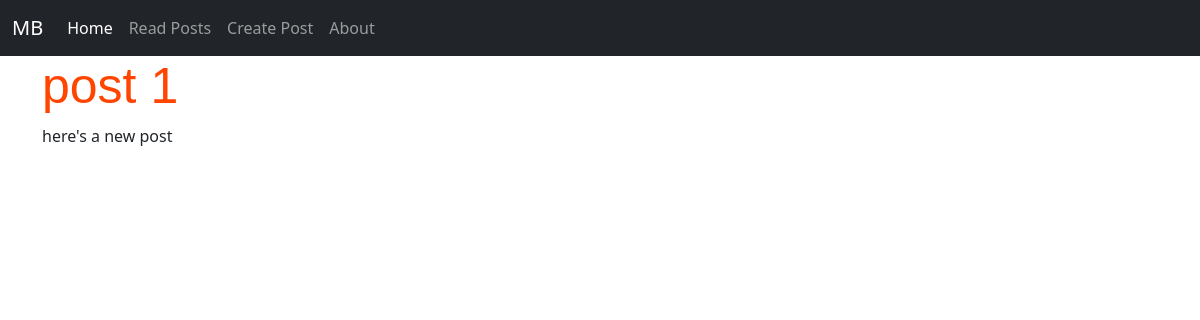
Page /posts/1/ on the earlier database version.
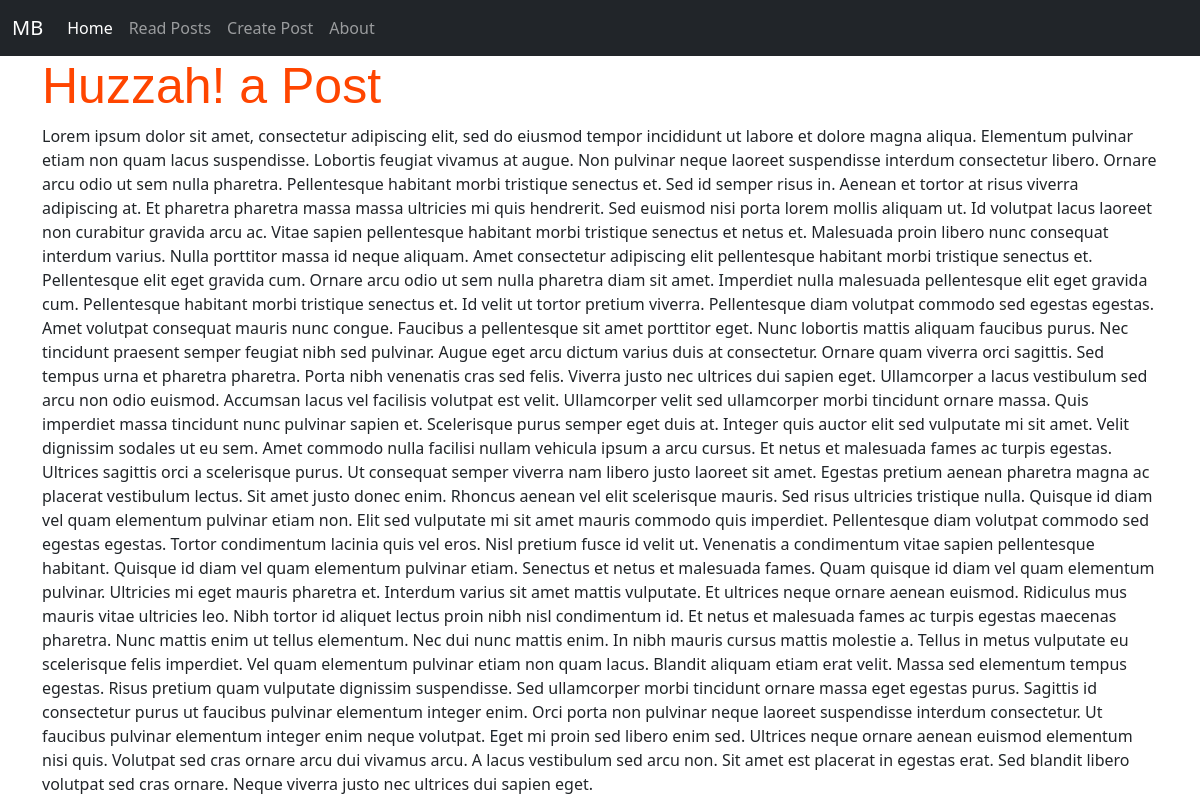
Same page on the later database version.
### posts/models.py (models this page shows, shortened)
class Post(models.Model):
    title = models.CharField(max_length=256)
    body = models.TextField()

### posts/views.py (the view)
# urls.py: path('<int:pk>/', PostDetailView.as_view(), name= 'post_detail'),
class PostDetailView(DetailView):
    template_name = 'posts/detail.html'
    model = Post

### templates/posts/detail.html (shortened to what this page needs)
{% extends 'base.html' %}
{% block content %}
    <h1>{{ post.title }}</h1>
    <p>{{ post.body }}</p>
{% endblock content %}

Differences in the rows shown:
changed Post: title "post 1" → "Huzzah! a Post"; body "here's a new post" → "Lorem ipsum dolor sit amet, consectetur adipiscing elit, sed do eiusmod tempor incididunt ut labore et dolore magna aliqua. Elementum pulvinar etiam non quam lacus suspendisse. Lobortis feugiat vivamus at augue. Non pulvinar neque laoreet suspendisse interdum consectetur libero. Ornare arcu odio ut sem nulla pharetra. Pellentesque habitant morbi tristique senectus et. Sed id semper risus in. Aenean et tortor at risus viverra adipiscing at. Et pharetra pharetra massa massa ultricies mi quis hendrerit. Sed euismod nisi porta lorem mollis aliquam ut. Id volutpat lacus laoreet non curabitur gravida arcu ac. Vitae sapien pellentesque habitant morbi tristique senectus et netus et. Malesuada proin…"
